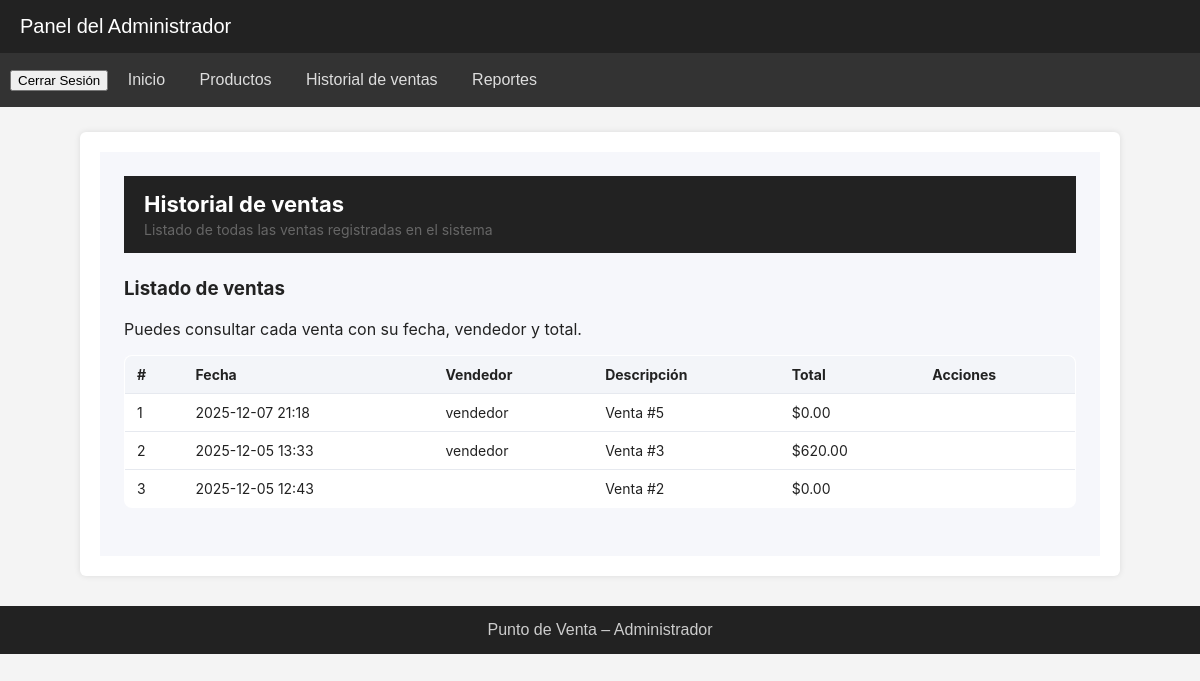
Page /administrador/ventas/ (signed in) on the committed database.
### ventas/models.py (models this page shows, shortened)
class Venta(models.Model):
    vendedor = models.ForeignKey(
        settings.AUTH_USER_MODEL,
        on_delete=models.SET_NULL,
        null=True,
        blank=True,
        related_name="ventas"
    )
    fecha_hora = models.DateTimeField(auto_now_add=True)
    total = models.DecimalField(max_digits=10, decimal_places=2, default=0)
    paga_con = models.DecimalField(max_digits=10, decimal_places=2, null=True, blank=True)
    cambio = models.DecimalField(max_digits=10, decimal_places=2, null=True, blank=True)
    completada = models.BooleanField(default=False)

### usuarios/models.py (models this page shows, shortened)
class CustomUser(AbstractUser):
    ROLE_CHOICES = (
        ('admin', 'Administrador'),
        ('vendedor', 'Vendedor'),
        ('proveedor', 'Proveedor'),
        ('cliente', 'Cliente'),
    )
    rol = models.CharField(max_length=20, choices=ROLE_CHOICES, default='cliente')

### administrador/views.py (the view)
# urls.py: path('ventas/', views.ventas_historial, name='ventas_historial'),
@staff_member_required
def ventas_historial(request):
    ventas = Venta.objects.order_by('-fecha_hora')
    return render(request, 'administrador/ventas_historial.html', {'ventas': ventas})

### administrador/templates/administrador/ventas_historial.html (shortened to what this page needs)
{% extends "administrador/base.html" %}
{% load static %}
{% block content %}
<link rel="stylesheet" href="{% static 'css/admin.css' %}">
<div class="dashboard">
  <header class="admin-header">
    <div>
      <h2>Historial de ventas</h2>
      <p class="subtitle">Listado de todas las ventas registradas en el sistema</p>
    </div>
  </header>
  <section class="block">
    <div class="block-header">
      <h3>Listado de ventas</h3>
      <p class="block-subtitle">Puedes consultar cada venta con su fecha, vendedor y total.</p>
    </div>
    {% if ventas %}
    <table class="table">
      <thead>
        <tr>
          <th>#</th>
          <th>Fecha</th>
          <th>Vendedor</th>
          <th>Descripción</th>
          <th>Total</th>
          <th>Acciones</th>
        </tr>
      </thead>
      <tbody>
        {% for v in ventas %}
        <tr>
          <td>{{ forloop.counter }}</td>
          <td>{{ v.fecha_hora|date:"Y-m-d H:i" }}</td>
          <td>{{ v.vendedor.username }}</td>
          <td class="desc">
            {% if v.resumen_productos %}
              {{ v.resumen_productos }}
            {% else %}
              Venta #{{ v.id }}
            {% endif %}
          </td>
          <td>${{ v.total|floatformat:2 }}</td>
          <td>
          </td>
        </tr>
        {% endfor %}
      </tbody>
    </table>
    {% else %}
    <p class="empty-state">No hay ventas registradas aún.</p>
    {% endif %}
  </section>
</div>
{% endblock %}

### administrador/static/css/base.css (style rules this page uses)
body { margin: 0; font-family: Arial, sans-serif; background: #f4f4f4; color: #333; }
header { background: #222; color: #fff; padding: 15px 20px; font-size: 20px; }

### administrador/static/css/admin.css (style rules this page uses)
:root { --bg: #f6f7fb; --card: #ffffff; --muted: #666; --accent: #2f6bed; --danger: #d64545; --border: #e6e9ef; }
.dashboard { background: var(--bg); padding: 24px; font-family: Inter, "Segoe UI", Roboto, Arial, sans-serif; color: #222; }
.dashboard .admin-header { display: flex; justify-content: space-between; align-items: flex-end; margin-bottom: 24px; }
.dashboard .admin-header h2 { margin: 0; font-size: 22px; font-weight: 700; }
.dashboard .admin-header .subtitle { margin: 4px 0 0 0; color: var(--muted); font-size: 14px; }
.dashboard .table { width: 100%; border-collapse: collapse; background: var(--card); border: 1px solid var(--border); border-radius: 8px; overflow: hidden; margin-bottom: 24px; }
.dashboard .table thead tr { background: #f3f5f9; }
.dashboard .table th, .dashboard .table td { padding: 10px 12px; text-align: left; border-bottom: 1px solid var(--border); font-size: 14px; vertical-align: middle; }
.dashboard .table .desc { max-width: 340px; white-space: nowrap; overflow: hidden; text-overflow: ellipsis; }

### rows in the picture
Venta: fecha_hora "2025-12-07 21:18", vendedor.username "vendedor", id "5", total "0.00"
Venta: fecha_hora "2025-12-05 13:33", vendedor.username "vendedor", id "3", total "620.00"
Venta: fecha_hora "2025-12-05 12:43", id "2", total "0.00"
